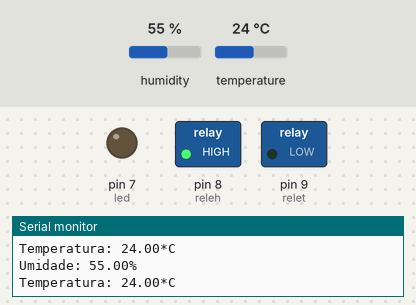
Bench run of a sketch on a simulated Arduino Uno, built with avr-gcc and run on an emulated ATmega328P. Parts: switched loads named in the sketch (green lamp = pin HIGH), output pins drawn as LEDs (lit = HIGH), the last lines printed to the serial monitor. The inputs (shaded band) are chosen by the test bench; at power-on: humidity 55 %, temperature 24 °C.

Above: at 4.8 s.
4.9 s: humidity set to 64 %
7.9 s: humidity set to 67 %
At 9.4 s:
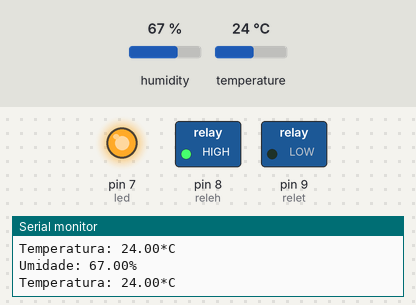
10.9 s: humidity set to 84 %
13.9 s: humidity set to 87 %
At 15.5 s:
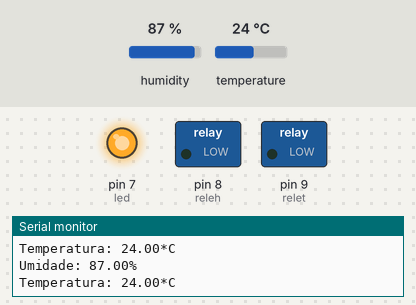
16.9 s: humidity set to 22 %
At 19.1 s:
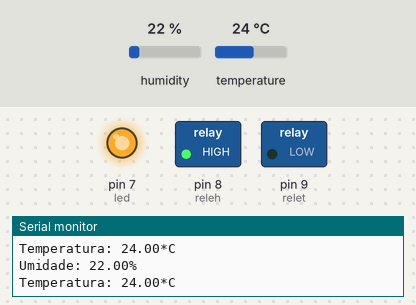
19.9 s: humidity set to 88 %
At 21.5 s:
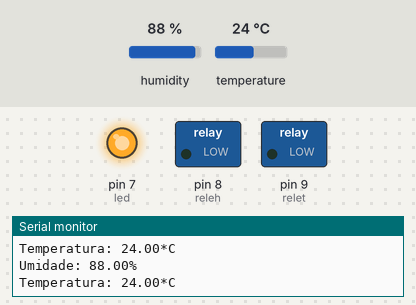
Timing chart, 0 to 23.0 s (numbered marks = the images above; inputs shaded):
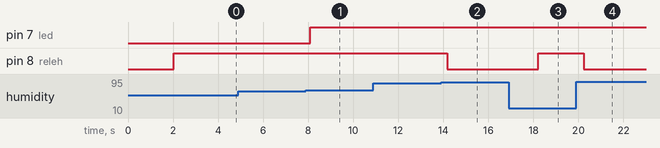

Measured:
- the behaviour switches between 65 and 66 % on humidity (found by bisection; images 0 and 1)
- the behaviour switches between 85 and 86 % on humidity (found by bisection; images 1 and 2)
- after the input at 7.9 s, pin 7 (led): LOW → HIGH after 0.20 s
- after the input at 13.9 s, pin 8 (releh): HIGH → LOW after 0.27 s
- after the input at 16.9 s, pin 8 (releh): LOW → HIGH after 1.3 s
- after the input at 19.9 s, pin 8 (releh): HIGH → LOW after 0.34 s

The sketch:

dht_11_com_rele.ino
```cpp
  // Inclusão de bibliotecas
#include <DHT.h>

  //Definindo as variáveis
#define DHTPIN 2 //Dht no pino digital
#define DHTTYPE DHT11 //esta sendo usado o DHT 11
int releh = 8;// rele que controla a umidade no digital 8
int relet = 9;// rele que controla a temperatura
int led = 7; //led no digital 7
DHT dht (DHTPIN, DHTTYPE);

void setup()
  {
 pinMode (releh, OUTPUT);
 digitalWrite (releh, LOW);
 pinMode (relet, OUTPUT);
 digitalWrite (relet, LOW);
 pinMode (led, OUTPUT);
 digitalWrite (led, LOW);
 Serial.begin(9600);
 Serial.println("DHT11 Test! ");
  }

void loop() {
  //Iniciando as medicoes

  delay (2000);

  float h = dht.readHumidity(); //variavel h, para armazenar a leitura da umidade
  float t = dht.readTemperature(); //t -> temperatura em Celsius (padrao)
  //Para leitura em Fahrenheit colocar -> dht.Temperature(true)

  //Print das medicoes
  Serial.print("Umidade: ");
  Serial.print (h);
  Serial.println("%");
  Serial.print("Temperatura: ");
  Serial.print(t);
  //int valor=248;
  Serial.print("*");
  Serial.println("C");

 if (h > 85)
   {
    digitalWrite (releh, LOW);
   }
 if (h < 65)
    {
  digitalWrite (releh, HIGH);
    }
if (h < 85 && h > 65)
  {
  digitalWrite (led, HIGH);
  }


}
```
